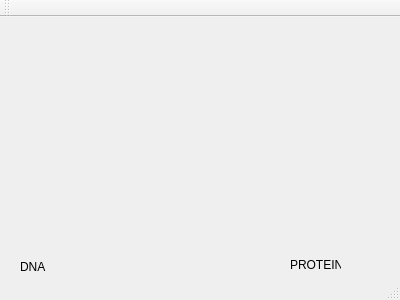
<?xml version="1.0" encoding="UTF-8"?>
<ui version="4.0">
 <class>MainWindow</class>
 <widget class="QMainWindow" name="MainWindow">
  <property name="geometry">
   <rect>
    <x>0</x>
    <y>0</y>
    <width>400</width>
    <height>300</height>
   </rect>
  </property>
  <property name="acceptDrops">
   <bool>true</bool>
  </property>
  <property name="windowTitle">
   <string>DEMO</string>
  </property>
  <widget class="QWidget" name="centralWidget">
   <widget class="QLabel" name="imageLabel">
    <property name="geometry">
     <rect>
      <x>20</x>
      <y>10</y>
      <width>341</width>
      <height>211</height>
     </rect>
    </property>
    <property name="maximumSize">
     <size>
      <width>341</width>
      <height>211</height>
     </size>
    </property>
    <property name="text">
     <string/>
    </property>
    <property name="pixmap">
     <pixmap>DNA.jpg</pixmap>
    </property>
   </widget>
   <widget class="QLabel" name="ansLabel">
    <property name="geometry">
     <rect>
      <x>20</x>
      <y>240</y>
      <width>41</width>
      <height>20</height>
     </rect>
    </property>
    <property name="text">
     <string>DNA</string>
    </property>
   </widget>
   <widget class="QLabel" name="dropLabel">
    <property name="geometry">
     <rect>
      <x>290</x>
      <y>240</y>
      <width>51</width>
      <height>16</height>
     </rect>
    </property>
    <property name="text">
     <string>PROTEIN</string>
    </property>
   </widget>
   <widget class="QLabel" name="catchLabel">
    <property name="geometry">
     <rect>
      <x>280</x>
      <y>60</y>
      <width>47</width>
      <height>13</height>
     </rect>
    </property>
    <property name="acceptDrops">
     <bool>true</bool>
    </property>
    <property name="autoFillBackground">
     <bool>true</bool>
    </property>
    <property name="text">
     <string/>
    </property>
   </widget>
  </widget>
  <widget class="QToolBar" name="mainToolBar">
   <attribute name="toolBarArea">
    <enum>TopToolBarArea</enum>
   </attribute>
   <attribute name="toolBarBreak">
    <bool>false</bool>
   </attribute>
  </widget>
  <widget class="QStatusBar" name="statusBar"/>
 </widget>
 <layoutdefault spacing="6" margin="11"/>
 <resources/>
 <connections/>
</ui>
